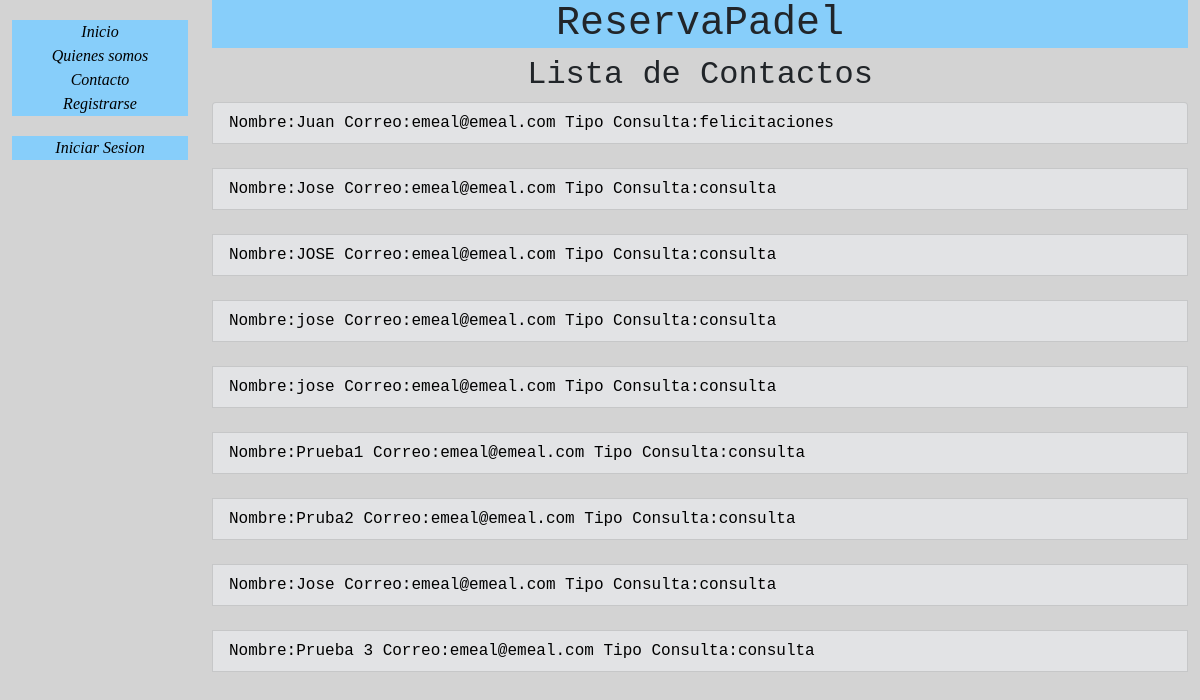
Page /catalog/listaContactos/ on the committed database.
### catalog/models.py (models this page shows, shortened)
class Contacto(models.Model):
    nombre = models.CharField(max_length=50)
    correo = models.EmailField()
    tipo_consulta = models.CharField(choices=opciones_consultas,null=True,max_length=20)
    mensaje = models.TextField()
    avisos = models.BooleanField()
    def get_absolute_url(self):
        return reverse('contacto-detail', args=[str(self.id)])

### catalog/views.py (the view)
class Contactoslista(generic.ListView):
    model:Contacto
    def get_queryset(self):
        return Contacto.objects.order_by('id')

### catalog/templates/catalog/contacto_list.html (shortened to what this page needs)
{% extends "base_generic.html" %}
{% block content %}
<h1>ReservaPadel</h1>
<h2>Lista de Contactos </h2>
{% if contacto_list %}
    <ul class="list-group ">
      {% for contacto in contacto_list %}
      <li class="list-group-item list-group-item-secondary">
        <a href="{{ contacto.get_absolute_url }}">Nombre:{{ contacto.nombre }} Correo:{{contacto.correo}} Tipo Consulta:{{contacto.tipo_consulta}} </a>
      </li>
      <br>
      {% endfor %}
    </ul>
    {% else %}
      <p>No hay Contactos.</p>
    {% endif %}
{% endblock %}

### catalog/templates/base_generic.html (shortened to what this page needs)
<!DOCTYPE html>
<html lang="es">
<head>
  <link href="https://cdn.jsdelivr.net/npm/bootstrap@5.1.3/dist/css/bootstrap.min.css" rel="stylesheet">
  {% load static %}
  <link rel="stylesheet" href="{% static 'css/styles.css' %}">
</head>
<body>
  <div class="container-fluid">
    <div class="row">
      <div class="col-sm-2">
      {% block sidebar %}
      <ul class="sidebar-nav">
          <li><a href="{% url 'index' %}">Inicio</a></li>
          <li><a href="{% url 'quien' %}">Quienes somos</a></li>
        <li><a href="{% url 'contacto' %}">Contacto</a></li>
        <li><a href="{% url 'registro' %}">Registrarse</a></li>
      </ul>
      <ul class="sidebar-nav">
        {% if user.is_authenticated %}
        <li><b>Usuario: {{ user.get_username }}</b></li>
        <li><a href="{% url 'perfil' %}">Perfil de Usuario</a></li>
        <li><a href="{% url 'reservas' %}">Reservas</a></li>
        <li><a href="{% url 'reservalista' %}"> Lista Reservas Pistas de Padel</a></li>
      {% else %}
        <li><a href="{% url 'login'%}?next={{request.path}}">Iniciar Sesion</a></li>
      {% endif %}
      </ul>
     {% endblock %}
      </div>
      <div class="col-sm-10 ">
      {% block content %}{% endblock %}
      </div>
    </div>
  </div>
</body>
</html>

### catalog/static/css/styles.css (style rules this page uses)
.sidebar-nav { margin-top: 20px; padding: 0; list-style: none; font-style: oblique; font-family: 'Lucida Sans'; background-color:lightskyblue; text-align: center; }
.sidebar-nav a { color:black; }
body { font-family: monospace; background-color:lightgrey; }
a { text-decoration: none; color:black; }
h1 { background-color: lightskyblue; }

### catalog/templates/catalog/contacto_list.html (style rules this page uses)
h1 { text-align: center; background-color: lightblue; }
h2 { text-align: center; background-color: lightgray; }

### rows in the picture
Contacto: nombre "Juan", correo "emeal@emeal.com", tipo_consulta "felicitaciones"
Contacto: nombre "Jose", correo "emeal@emeal.com", tipo_consulta "consulta"
Contacto: nombre "JOSE", correo "emeal@emeal.com", tipo_consulta "consulta"
Contacto: nombre "jose", correo "emeal@emeal.com", tipo_consulta "consulta"
Contacto: nombre "jose", correo "emeal@emeal.com", tipo_consulta "consulta"
Contacto: nombre "Prueba1", correo "emeal@emeal.com", tipo_consulta "consulta"
Contacto: nombre "Pruba2", correo "emeal@emeal.com", tipo_consulta "consulta"
Contacto: nombre "Jose", correo "emeal@emeal.com", tipo_consulta "consulta"
Contacto: nombre "Prueba 3", correo "emeal@emeal.com", tipo_consulta "consulta"
